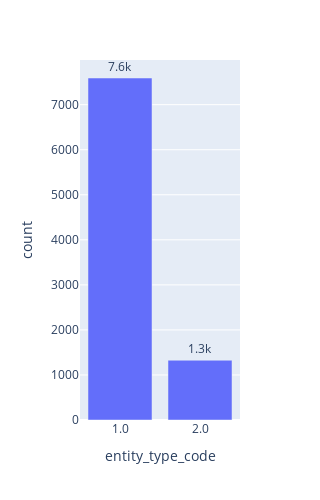

Notebook cell for this chart:
### Code cell
fig = px.bar(type_count, x = 'entity_type_code', y = 'count', width = 250, height = 500, text = 'count')
fig.update_traces(texttemplate = '%{text:.2s}', textposition="outside", textangle = 0, textfont_size=12)
fig.show()

### Figure 1 — Plotly figure (JSON) as saved in the notebook; plotly's stock layout.template omitted (floating-point values rounded to 4 significant figures)
{"data": [{"alignmentgroup": "True", "hovertemplate": "entity_type_code=%{x}<br>count=%{text}<extra></extra>", "legendgroup": "", "marker": {"color": "#636efa", "pattern": {"shape": ""}}, "name": "", "offsetgroup": "", "orientation": "v", "showlegend": false, "text": [7592, 1327], "textangle": 0, "textfont": {"size": 12}, "textposition": "outside", "texttemplate": "%{text:.2s}", "type": "bar", "x": ["1.0", "2.0"], "xaxis": "x", "y": [7592, 1327], "yaxis": "y"}], "layout": {"barmode": "relative", "height": 500, "legend": {"tracegroupgap": 0}, "margin": {"t": 60}, "width": 250, "xaxis": {"anchor": "y", "domain": [0, 1], "title": {"text": "entity_type_code"}}, "yaxis": {"anchor": "x", "domain": [0, 1], "title": {"text": "count"}}}}
